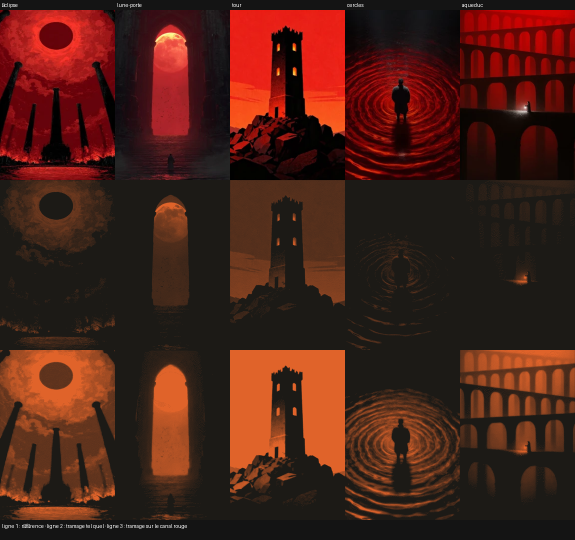
#> input picture data/references/trame_references.png, 1150 x 1080 px (shown at 1/2 size)
$ python aplat.py ../data/references/trame_references.png
#> lines starting #> are read from the running program, lines starting #| are printed output that depends on the picture
#!/usr/bin/env python3
"""
LE TAUX D'APLAT — trier une sortie Leonardo AVANT de la regarder longtemps.

Ce que ça mesure : la part de pixels dont les quatre voisins orthogonaux ont
la même couleur. Sur une image tramée Floyd-Steinberg, c'est exactement la
part de l'image qui est un APLAT plutôt qu'un nuage de points.

⚠️ CE N'EST PAS UNE NOTE DE BEAUTÉ, et il ne faut pas le lire comme telle.
C'est un détecteur d'un défaut précis : une source en demi-tons, que le
dithering rend en grain gris uniforme au lieu des grandes masses franches des
références de Patrick. Une image peut être très haute en aplat et ratée (un
cadrage plat), ou basse et volontairement texturée. Le chiffre dit « regarde
celle-ci en premier », jamais « jette-la ».

Étalonné le 15/09 sur les 20 images des Salines, et il classe comme l'œil :
  < 70 %  — ça lit gris et sale, la silhouette se perd (entrepôt, bouche,
            radeau, établissement de la Croûte, rive haute)
  70-85 % — lisible mais mou
  > 85 %  — la franchise des références (piqueurs, héron, quai v3, statue,
            terrasses)

Mesuré sur une réduction NEAREST en 300×300 : à la résolution native, un
pixel de trame isolé fait chuter le score de tout le monde et le classement
s'écrase. NEAREST et pas LANCZOS — un rééchantillonnage lissé INVENTE des
couleurs intermédiaires, donc plus aucun voisin n'est « la même couleur ».

    python3 tools/aplat.py aldenhar/public/assets/scene_salines_*.png
"""
import sys
from pathlib import Path

try:
    from PIL import Image
except ImportError:
    raise SystemExit("aplat : Pillow manquant — python3 -m pip install pillow")

COTE = 300


def aplat(chemin: Path) -> float:
    im = Image.open(chemin).convert("RGB").resize((COTE, COTE), Image.NEAREST)
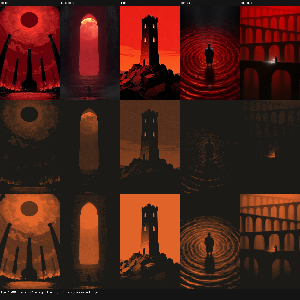
#> im: PIL image 300x300 RGB; mean R, G, B 73.3, 32.3, 22.4
    px = im.load()
    plein = 0
    for y in range(1, COTE - 1):
        for x in range(1, COTE - 1):
            c = px[x, y]
            if c == px[x - 1, y] and c == px[x + 1, y] and c == px[x, y - 1] and c == px[x, y + 1]:
                plein += 1
#> after the loop, plein = 29007
    return 100.0 * plein / ((COTE - 2) ** 2)


def main(argv: list[str]) -> int:
    chemins = [Path(a) for a in argv]
    if not chemins:
        raise SystemExit(__doc__.strip().splitlines()[-1].strip())
    mesures = []
    for c in chemins:
        if not c.is_file():
            print(f"  ?? {c} — introuvable")
            continue
        mesures.append((aplat(c), c))
    mesures.sort()
    for v, c in mesures:
        marque = "!!" if v < 70 else ("~ " if v < 85 else "ok")
        print(f"  {marque} {v:5.1f} %  {c.name}")
#> this loop made 1 pass
#> (v, marque) on pass 1: (32.66, '!!')
#|   !!  32.7 %  trame_references.png
    if mesures:
        moy = sum(v for v, _ in mesures) / len(mesures)
#> moy = 32.66
        bas = sum(1 for v, _ in mesures if v < 70)
#> bas = 1
        print(f"\n  {len(mesures)} images · moyenne {moy:.1f} % · {bas} sous 70 %")
#|   1 images · moyenne 32.7 % · 1 sous 70 %
    return 0


if __name__ == "__main__":
    sys.exit(main(sys.argv[1:]))
#> (the program exits here)
